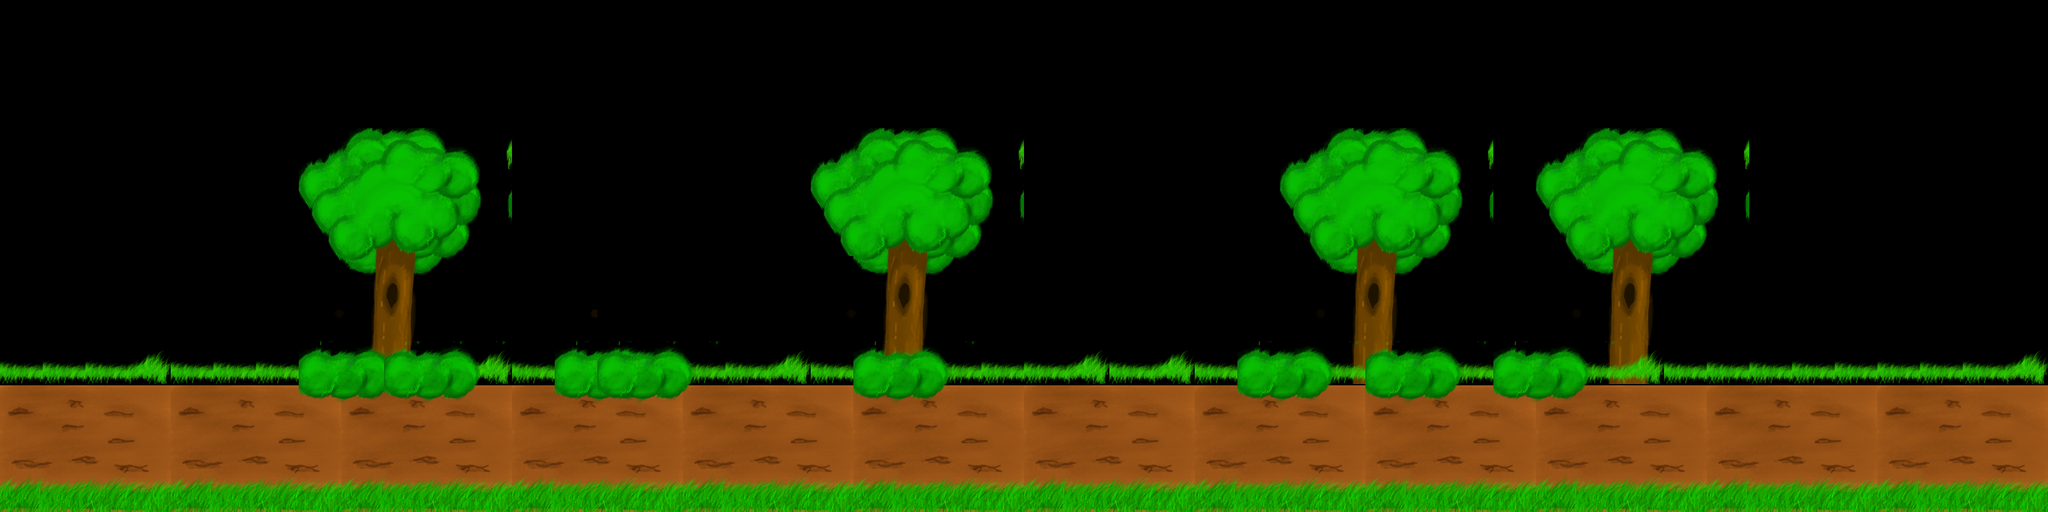

This game map was drawn from its Tiled (.tmx) file and the tilesets committed beside it. A one-line description and the trimmed map source follow:
An orthogonal 48x12 tile map with 64x64 px tiles, 5 tile layers (main, tree, grass, bush1, ...) and 3 objects (Player, Enemy).

<map version="1.0" orientation="orthogonal" width="48" height="12" tilewidth="64" tileheight="64">
 <tileset firstgid="1" name="tileds" tilewidth="64" tileheight="64">
  <image source="tileds.png" width="512" height="394" />
 </tileset>
 <layer name="main" width="48" height="12">
  <data>[576 cells, 209 non-empty, 39 distinct tile ids]</data>
 </layer>
 <objectgroup name="objects" width="48" height="12">
  <object type="Player" x="29" y="588" width="85" height="116" />
  <object type="Enemy" x="1792" y="640" width="64" height="64" />
 </objectgroup>
 <layer name="tree" width="48" height="12">
  <data>[576 cells, 55 non-empty, 27 distinct tile ids]</data>
 </layer>
 <layer name="grass" width="48" height="12">
  <data>[576 cells, 48 non-empty, 2 distinct tile ids]</data>
 </layer>
 <layer name="bush1" width="48" height="12">
  <data>[576 cells, 38 non-empty, 6 distinct tile ids]</data>
 </layer>
 <layer name="bush2" width="48" height="12">
  <data>[576 cells, 12 non-empty, 6 distinct tile ids]</data>
 </layer>
 <objectgroup name="collision" width="48" height="12">
  <object x="0" y="576">
   <polyline points="0,0 0,192 3072,192 3072,0 0,0" />
  </object>
 </objectgroup>
</map>